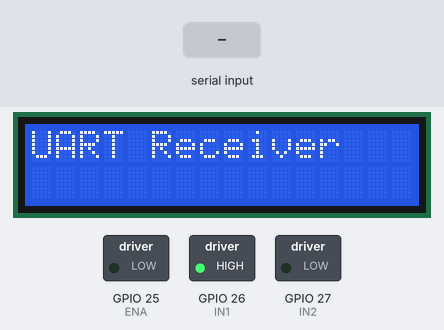
Recording of a sketch running on a simulated ESP32. Shown: 16×2 character LCD, switched loads named in the sketch (green lamp = pin HIGH). The test bench sets the inputs (shaded band). What the sketch prints to the serial monitor is not drawn.

Above: at 1.2 s.
1.3 s: "POT:90\n" received over the second serial link
At 1.7 s:
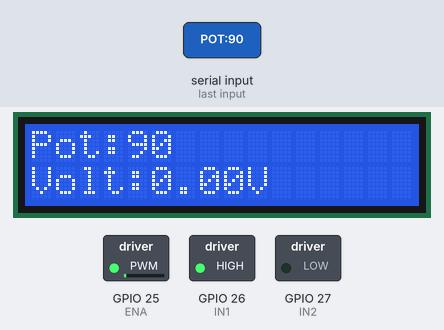
2.8 s: "POT:\n" received over the second serial link
At 4.0 s:
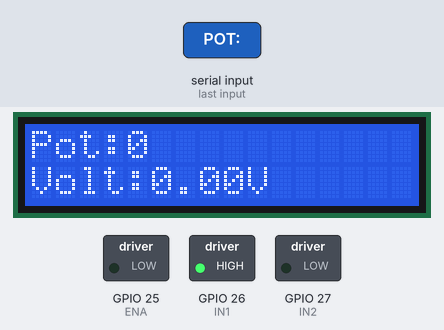
Timing chart, 0 to 5.8 s (numbered marks = the images above; inputs shaded):
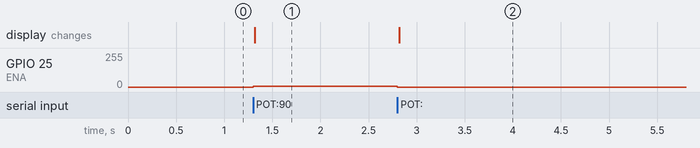

Measured:
- after the input at 1.3 s, GPIO 25 (ENA): 0/255 → 5/255 at once; the display: changes at once (image 1)
- after the input at 2.8 s, GPIO 25 (ENA): 5/255 → 0/255 at once; the display: changes at once (image 2)

The sketch:

esp32_receiver.ino
```cpp
#include <Wire.h>
#include <LiquidCrystal_I2C.h>

// LCD
LiquidCrystal_I2C lcd(0x27, 16, 2);

// Motor Pins
#define ENA 25
#define IN1 26
#define IN2 27

// PWM
#define PWM_FREQ 1000
#define PWM_RES  8

String data = "";
int potValue = 0;
float voltage = 0.0;

void setup() {
  Serial.begin(115200);
  Serial1.begin(9600, SERIAL_8N1, 16, 17);

  lcd.init();
  lcd.backlight();
  lcd.setCursor(0, 0);
  lcd.print("UART Receiver");

  pinMode(IN1, OUTPUT);
  pinMode(IN2, OUTPUT);
  digitalWrite(IN1, HIGH);
  digitalWrite(IN2, LOW);

  //  Correct PWM for new ESP32 core
  ledcAttach(ENA, PWM_FREQ, PWM_RES);
}

void loop() {
  if (Serial1.available()) {
    data = Serial1.readStringUntil('\n');

    if (data.startsWith("POT:")) {
      int commaIndex = data.indexOf(',');

      potValue = data.substring(4, commaIndex).toInt();
      voltage  = data.substring(commaIndex + 1).toFloat();

      int motorSpeed = map(potValue, 0, 4095, 0, 255);
      motorSpeed = constrain(motorSpeed, 0, 255);

      ledcWrite(ENA, motorSpeed);

      lcd.clear();
      lcd.setCursor(0, 0);
      lcd.print("Pot:");
      lcd.print(potValue);
Serial.print("potValue ");Serial.print(potValue);Serial.print("   Voltage ");Serial.println(voltage);
      lcd.setCursor(0, 1);
      lcd.print("Volt:");
      lcd.print(voltage, 2);
      lcd.print("V");
    }
  }
}
```
